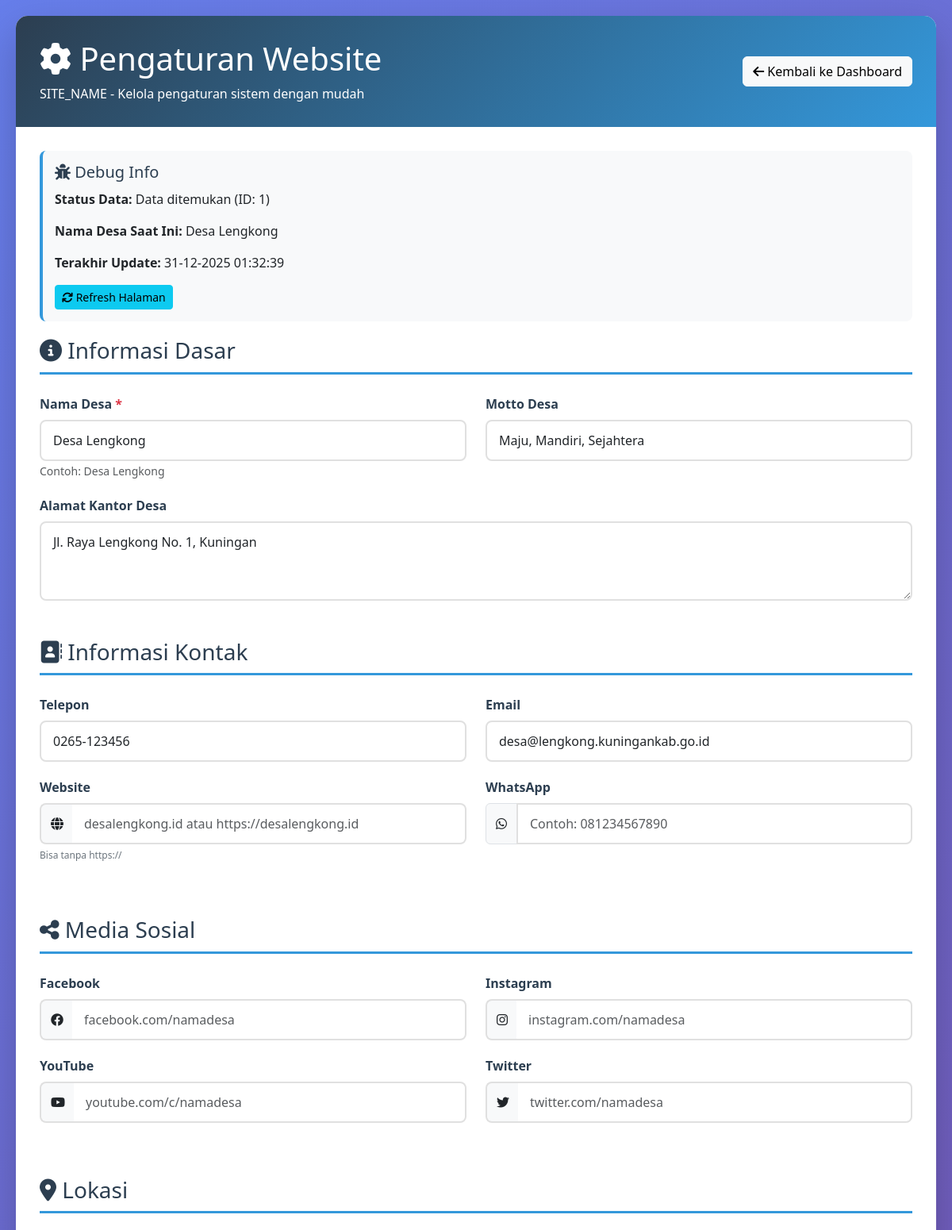
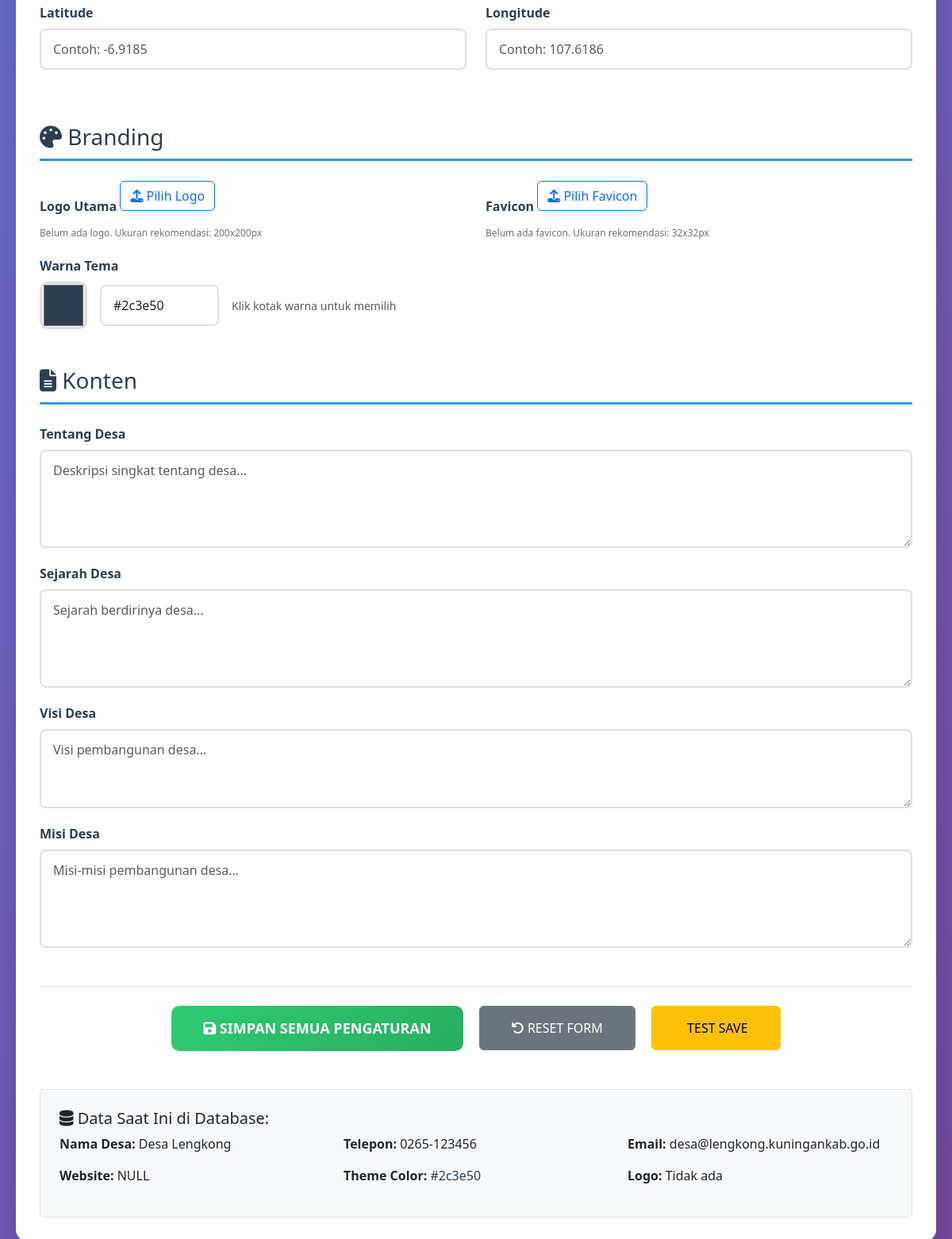
/pengaturan.php (signed in), run on the app's committed database (2 pictures, top to bottom).
### tables this page shows
CREATE TABLE `pengaturan` (
  `id` int NOT NULL,
  `nama_desa` varchar(100) DEFAULT 'Desa Lengkong',
  `motto_desa` varchar(255) DEFAULT NULL,
  `alamat_kantor` text,
  `telepon` varchar(20) DEFAULT NULL,
  `email` varchar(100) DEFAULT NULL,
  `website` varchar(100) DEFAULT NULL,
  `facebook` varchar(100) DEFAULT NULL,
  `instagram` varchar(100) DEFAULT NULL,
  `youtube` varchar(100) DEFAULT NULL,
  `whatsapp` varchar(20) DEFAULT NULL,
  `latitude` decimal(10,8) DEFAULT NULL,
  `longitude` decimal(11,8) DEFAULT NULL,
  `tentang_desa` text,
  `sejarah_desa` text,
  `visi` text,
  `misi` text,
  `logo` varchar(255) DEFAULT NULL,
  `favicon` varchar(255) DEFAULT NULL,
  `theme_color` varchar(7) DEFAULT NULL,
  `updated_at` timestamp NULL DEFAULT CURRENT_TIMESTAMP ON UPDATE CURRENT_TIMESTAMP
);

### pengaturan.php (the view, shortened to what the rows shown need)
<?php
require_once '../config.php';
$result = mysqli_query($conn, "SELECT * FROM pengaturan WHERE id = 1");
$data = mysqli_fetch_assoc($result);
?>
<!DOCTYPE html>
<html lang="id">
<head>
    <link href="https://cdn.jsdelivr.net/npm/bootstrap@5.3.0/dist/css/bootstrap.min.css" rel="stylesheet">
    <link rel="stylesheet" href="https://cdnjs.cloudflare.com/ajax/libs/font-awesome/6.4.0/css/all.min.css">
</head>
<body>
    <div class="settings-container">
        <div class="settings-header">
            <div class="d-flex justify-content-between align-items-center">
                <div>
                    <h1><i class="fas fa-cog"></i> Pengaturan Website</h1>
                </div>
            </div>
        </div>
        <div class="settings-body">
            <div class="debug-panel">
                <h5><i class="fas fa-bug"></i> Debug Info</h5>
                <p><strong>Status Data:</strong> <?php echo $data ? 'Data ditemukan (ID: ' . $data['id'] . ')' : 'Data tidak ditemukan'; ?></p>
                <p><strong>Nama Desa Saat Ini:</strong> <?php echo htmlspecialchars($data['nama_desa'] ?? 'Belum diatur'); ?></p>
                <p><strong>Terakhir Update:</strong> <?php echo date('d-m-Y H:i:s'); ?></p>
                <button type="button" class="btn btn-sm btn-info" onclick="location.reload()">
                    <i class="fas fa-sync"></i> Refresh Halaman
                </button>
            </div>
            <form method="POST" enctype="multipart/form-data" id="settingsForm">
                <div class="mb-5">
                    <div class="row">
                        <div class="col-md-6">
                            <div class="form-group">
                                <label class="form-label">Nama Desa <span class="text-danger">*</span></label>
                                <input type="text" class="form-control" name="nama_desa"
                                       value="<?php echo htmlspecialchars($data['nama_desa'] ?? 'Desa Lengkong'); ?>"
                                       required
                                       placeholder="Masukkan nama desa">
                                <small class="text-muted">Contoh: Desa Lengkong</small>
                            </div>
                        </div>
                        <div class="col-md-6">
                            <div class="form-group">
                                <label class="form-label">Motto Desa</label>
                                <input type="text" class="form-control" name="motto_desa"
                                       value="<?php echo htmlspecialchars($data['motto_desa'] ?? ''); ?>"
                                       placeholder="Contoh: Maju, Mandiri, Sejahtera">
                            </div>
                        </div>
                    </div>
                    <div class="form-group">
                        <label class="form-label">Alamat Kantor Desa</label>
                        <textarea class="form-control" name="alamat_kantor" rows="3"
                                  placeholder="Jl. Contoh No. 123, Kelurahan Lengkong"><?php echo htmlspecialchars($data['alamat_kantor'] ?? ''); ?></textarea>
                    </div>
                </div>
                <div class="mb-5">
                    <div class="row">
                        <div class="col-md-6">
                            <div class="form-group">
                                <label class="form-label">Telepon</label>
                                <input type="text" class="form-control" name="telepon"
                                       value="<?php echo htmlspecialchars($data['telepon'] ?? ''); ?>"
                                       placeholder="Contoh: 021-1234567">
                            </div>
                        </div>
                        <div class="col-md-6">
                            <div class="form-group">
                                <label class="form-label">Email</label>
                                <input type="email" class="form-control" name="email"
                                       value="<?php echo htmlspecialchars($data['email'] ?? ''); ?>"
                                       placeholder="Contoh: desa@email.com">
                            </div>
                        </div>
                    </div>
                </div>
                <div class="mb-5">
                    <div class="form-group">
                        <div class="d-flex align-items-center">
                            <input type="color" class="color-picker" name="theme_color"
                                   value="<?php echo htmlspecialchars($data['theme_color'] ?? '#2c3e50'); ?>">
                            <input type="text" class="form-control ms-3" style="max-width: 150px;"
                                   value="<?php echo htmlspecialchars($data['theme_color'] ?? '#2c3e50'); ?>"
                                   readonly>
                            <div class="ms-3">
                                <small class="text-muted">Klik kotak warna untuk memilih</small>
                            </div>
                        </div>
                    </div>
                </div>
            </form>
            <div class="mt-5 p-4 border rounded bg-light">
                <div class="row">
                    <div class="col-md-4">
                        <p><strong>Nama Desa:</strong> <?php echo htmlspecialchars($data['nama_desa'] ?? 'NULL'); ?></p>
                    </div>
                    <div class="col-md-4">
                        <p><strong>Telepon:</strong> <?php echo htmlspecialchars($data['telepon'] ?? 'NULL'); ?></p>
                    </div>
                    <div class="col-md-4">
                        <p><strong>Email:</strong> <?php echo htmlspecialchars($data['email'] ?? 'NULL'); ?></p>
                    </div>
                </div>
                <div class="row">
                    <div class="col-md-4">
                        <p><strong>Website:</strong> <?php echo htmlspecialchars($data['website'] ?? 'NULL'); ?></p>
                    </div>
                    <div class="col-md-4">
                        <p><strong>Theme Color:</strong> <span style="color: <?php echo $data['theme_color'] ?? '#2c3e50'; ?>"><?php echo htmlspecialchars($data['theme_color'] ?? 'NULL'); ?></span></p>
                    </div>
                </div>
            </div>
        </div>
    </div>
</body>
</html>

### data on the page
pengaturan: id "1", nama_desa "Desa Lengkong", motto_desa "Maju, Mandiri, Sejahtera", alamat_kantor "Jl. Raya Lengkong No. 1, Kuningan", telepon "0265-123456", email "desa@lengkong.kuningankab.go.id", theme_color "#2c3e50", website "NULL"

### other printed values
SITE_NAME "SITE_NAME"
